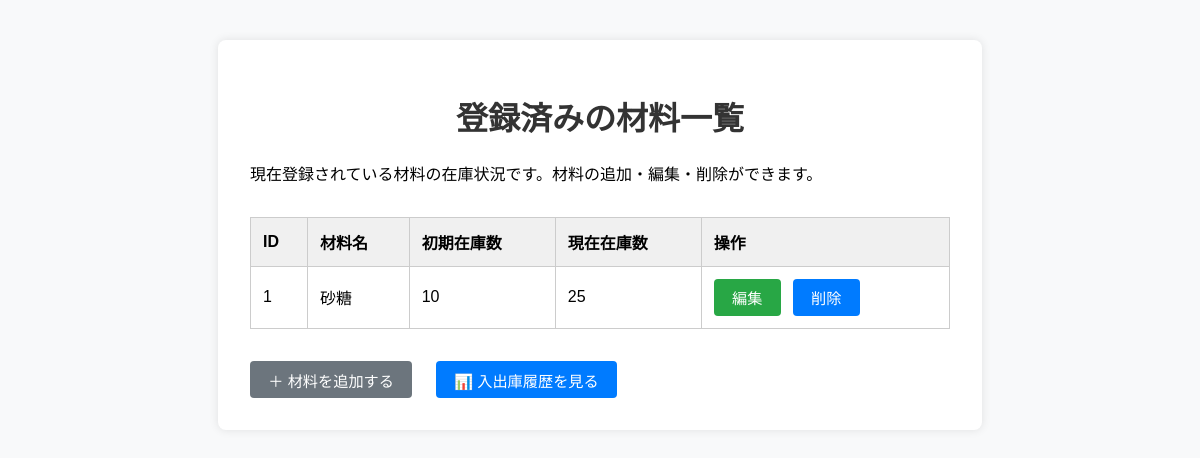
/items, run on the app's committed database.
### tables this page shows
CREATE TABLE items (
    id INTEGER PRIMARY KEY,
    name TEXT NOT NULL,
    initial_stock INTEGER NOT NULL
);

### app.py (the view)
@app.route('/items')
def list_items():
    conn = get_db_connection()
    items = conn.execute('SELECT * FROM items').fetchall()
    item_list = []
    for item in items:
        logs = conn.execute(
            'SELECT SUM(change) AS total FROM logs WHERE item_id = ?',
            (item['id'],)
        ).fetchone()
        total_change = logs['total'] if logs['total'] is not None else 0
        current_stock = item['initial_stock'] + total_change
        item_list.append({
            'id': item['id'],
            'name': item['name'],
            'initial_stock': item['initial_stock'],
            'current_stock': current_stock
        })
    conn.close()
    return render_template('list_items.html', items=item_list)

### app.py (called while the page is built)
def get_db_connection():
    conn = sqlite3.connect(DATABASE)
    conn.row_factory = sqlite3.Row
    return conn

### templates/list_items.html (shortened to what this page needs)
<!DOCTYPE html>
<html lang="ja">
<head>
    <link rel="stylesheet" href="{{ url_for('static', filename='style.css') }}">
</head>
<body>
    <div class="container">
        <h1>登録済みの材料一覧</h1>
        <p>現在登録されている材料の在庫状況です。材料の追加・編集・削除ができます。</p>
        {% if items|length > 0 %}
        <table>
            <thead>
                <tr>
                    <th>ID</th>
                    <th>材料名</th>
                    <th>初期在庫数</th>
                    <th>現在在庫数</th>
                    <th>操作</th>
                </tr>
            </thead>
            <tbody>
                {% for item in items %}
                <tr>
                    <td>{{ item['id'] }}</td>
                    <td>{{ item['name'] }}</td>
                    <td>{{ item['initial_stock'] }}</td>
                    <td {% if item['current_stock'] <= 10 %} style="color: red; font-weight: bold;" {% endif %}>
                        {{ item['current_stock'] }}
                    </td>
                    <td>
                        <a href="{{ url_for('edit_item', item_id=item['id']) }}" class="action-button edit-button">編集</a>
                        <form method="post" action="{{ url_for('delete_item', item_id=item['id']) }}" style="display:inline;">
                            <button type="submit" class="action-button delete-button" onclick="return confirm('本当に削除しますか？');">削除</button>
                        </form>
                    </td>
                </tr>
                {% endfor %}
            </tbody>
        </table>
        {% else %}
        <div style="margin-top: 2em; padding: 1em; background-color: #f8f9fa; border: 1px solid #ccc; border-radius: 6px;">
            <p><strong>まだ材料が登録されていません。</strong></p>
            <p>下のボタンから登録を始めてください。</p>
        </div>
        {% endif %}
        <div style="margin-top: 2em; display: flex; gap: 1em;">
            {% if request.endpoint != 'add_item' %}
            <a href="{{ url_for('add_item') }}" class="action-button secondary-button">＋ 材料を追加する</a>
            {% endif %}
            <a href="{{ url_for('list_logs') }}" class="action-button delete-button">📊 入出庫履歴を見る</a>
        </div>
    </div>
</body>
</html>

### static/style.css (style rules this page uses)
body { font-family: sans-serif; background-color: #f8f9fa; padding: 2em; }
.container { max-width: 700px; margin: auto; background: white; padding: 2em; border-radius: 8px; box-shadow: 0 0 10px rgba(0,0,0,0.1); }
h1 { text-align: center; color: #333; }
table { width: 100%; border-collapse: collapse; margin-top: 2em; }
th, td { border: 1px solid #ccc; padding: 0.75em; text-align: left; }
th { background-color: #f0f0f0; }
.action-button { display: inline-block; padding: 0.5em 1.2em; font-size: 0.95em; border-radius: 4px; border: none; color: white; text-decoration: none; cursor: pointer; margin-right: 0.5em; }
.edit-button { background-color: #28a745; }
.delete-button { background-color: #007bff; }
.secondary-button { background-color: #6c757d; }

### data on the page
items: id "1", name "砂糖", initial_stock "10", current_stock "25"
